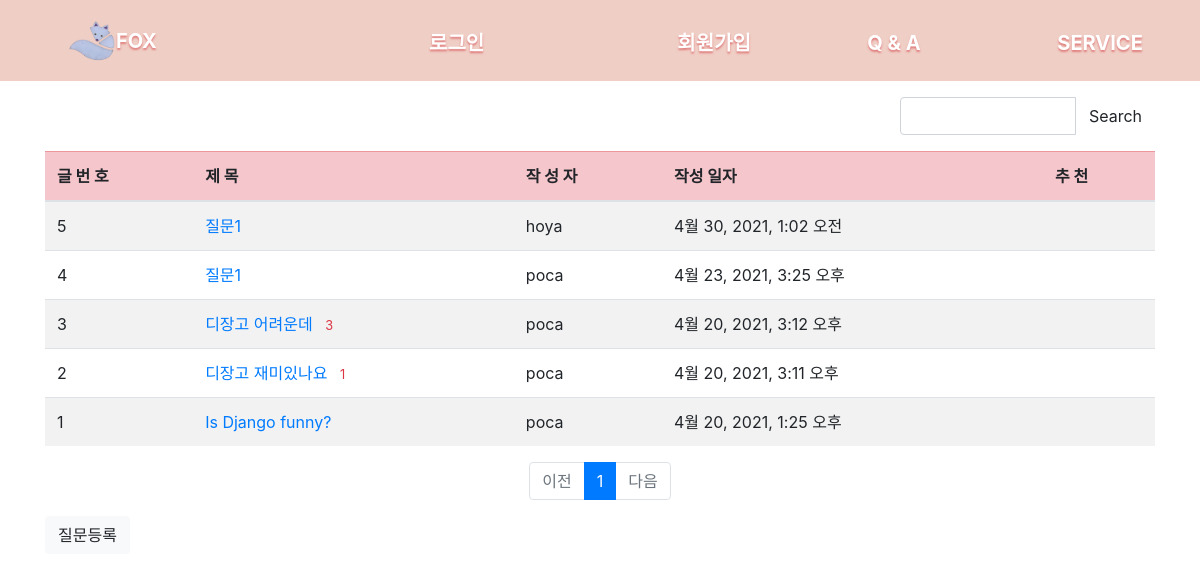
The page /newapp/question/qna/ on the database as committed earlier.
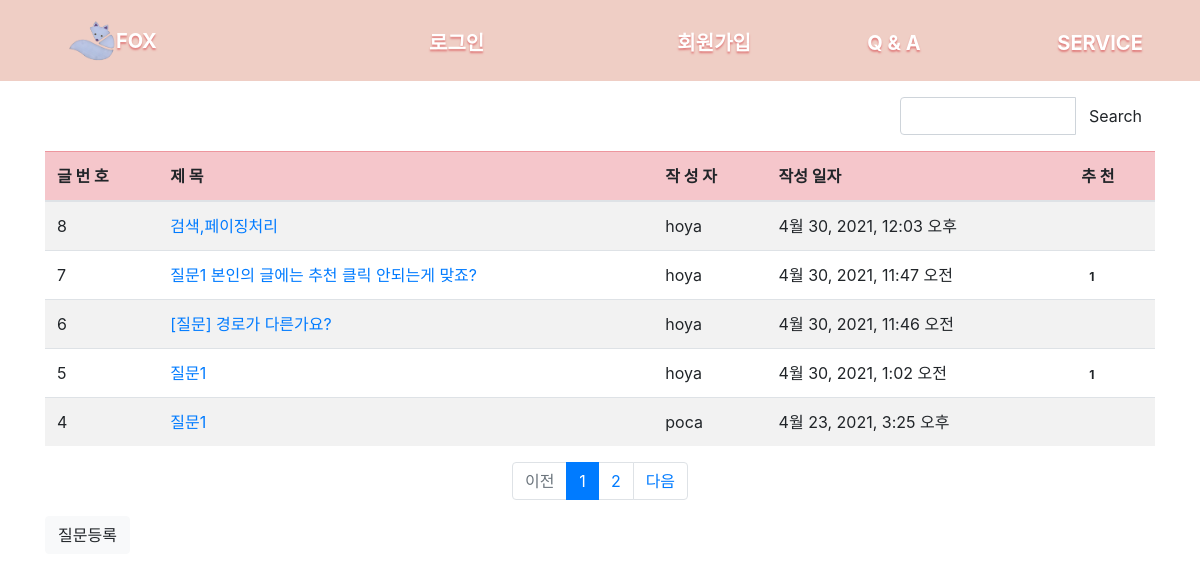
The same page on the database as committed later.
### newapp/models.py (models this page shows, shortened)
class Question(models.Model):
    subject = models.CharField(max_length=100)
    content = models.TextField()
    create_date = models.DateTimeField()
    author = models.ForeignKey(User, on_delete=models.CASCADE, related_name='author_question')
    modify_date = models.DateTimeField(null=True, blank=True)
    voter = models.ManyToManyField(User, related_name='voter_question')

### newapp/views/base_views.py (the view)
# urls.py: path('question/qna/', base_views.qna, name='qna'),
def qna(request):
    page = request.GET.get('page', '1')
    kw = request.GET.get('kw', '')
    question_list = Question.objects.order_by('-create_date')
    if kw:
        question_list = question_list.filter(
            Q(subject__icontains=kw) | Q(content__icontains=kw)
        ).distinct()
    pagenator = Paginator(question_list, 5)
    page1 = pagenator.get_page(page)
    context = {'question_list1': page1,'page':page,'kw':kw}
    return render(request, 'newapp/question_list.html', context)

### newapp/templatetags/newapp_filter.py (called while the page is built)
@register.filter()
def sub(value, arg):
    return value-arg

### template/newapp/question_list.html (shortened to what this page needs)
<!DOCTYPE html>
<html lang="ko">
{% extends 'base.html' %}
{% load newapp_filter %}
{% block content %}
{% load static %}
<link rel ="stylesheet" type="text/css" href="{% static '/bootstrap.min.css' %}" >
<div class="container my-3">
<div class="row justify-content-end my-3">
    <div class="col-3 input-group" >
        <div class="input-group"  >
        <input type="text" class="form-control kw" value="">
            <button class="btn btn-outline" type="button" id="btn_search" >Search</button>
        </div>
    </div>
</div>
  <table class="table table-striped">
    <thead>
      <tr class="table-danger ">
        <th> 글 번 호 </th>
        <th> 제    목 </th>
        <th> 작 성 자 </th>
        <th> 작성 일자 </th>
        <th> 추    천 </th>
      </tr>
    </thead>
    <tbody>
    {% if question_list1  %}
    {% for question in question_list1 %}
     <tr class="table-sussess">
         <td>{{ question_list1.paginator.count|sub:question_list1.start_index|sub:forloop.counter0|add:1 }}</td>
         <td><a href="{% url 'newapp:detail' question.id %}" >{{question.subject}}</a>
         {% if question.answer_set.count > 0 %}
         <span class="text-danger small ml-2">{{ question.answer_set.count }}</span>
         {% endif %}
         </td>
         <td>{{ question.author.username}}</td>
         <td>{{ question.create_date}}</td>
         <td>
             {% if question.voter.all.count %}
             <span class="badge badge-waring px-2 py-1">{{ question.voter.all.count }}</span>
             {% endif %}
         </td>
     </tr>
    {% endfor %}
    {% else %}
     <tr>
        <td colspan="3">질문이 없습니다.</td>
     </tr>
    {% endif %}
   </tbody>
  </table>
    <ul class="pagination justify-content-center">
      {% if question_list1.has_previous %}
      <li class="page-item">
        <a class="page-link" href="#" data-page="{{ question_list1.previous_page_number }}">이전</a>
      </li>
      {% else %}
      <li class="page-item disabled" >
        <a class="page-link" href="#" tabindex="-1" aria-disabled="true" >이전</a>
      </li>
      {% endif %}
      {% for page_number in question_list1.paginator.page_range %}
      {% if page_number >= question_list1.number|add:-2 and page_number <= question_list1.number|add:2 %}
        {%if page_number == question_list1.number %}
          <li class="page-item active" aria-current="page">
              <a class="page-link" href="#" data-page="{{ page_number }}">{{ page_number }}</a>
          </li>
          {% else %}
          <li class="page-item" >
              <a class="page-link" href="#" data-page="{{ page_number }}">{{ page_number }}</a>
          </li>
        {% endif %}
      {% endif %}
      {% endfor %}
      {% if question_list1.has_next %}
      <li class="page-item">
        <a class="page-link" href="#" data-page="{{ question_list1.next_page_number }}">다음</a>
      </li>
      {% else %}
      <li class="page-item disabled" >
        <a class="page-link" href="#" tabindex="-1" aria-disabled="true" >다음</a>
      </li>
      {% endif %}
    </ul>
    <a href="{% url 'newapp:question_create' %}" class="btn btn-light">질문등록</a>
</div>
{% endblock %}

Rows that differ between the two databases and show on the page:
no longer on this page (row unchanged): Question: paginator.count|sub "3", subject "디장고 어려운데", answer_set.count "3", author.username "poca", create_date "4월 20, 2021, 3:12 오후"
no longer on this page (row unchanged): Question: paginator.count|sub "2", subject "디장고 재미있나요", answer_set.count "1", author.username "poca", create_date "4월 20, 2021, 3:11 오후"
no longer on this page (row unchanged): Question: paginator.count|sub "1", subject "Is Django funny?", author.username "poca", create_date "4월 20, 2021, 1:25 오후"
added Question: paginator.count|sub "8", subject "검색,페이징처리", author.username "hoya", create_date "4월 30, 2021, 12:03 오후"
added Question: paginator.count|sub "7", subject "질문1 본인의 글에는 추천 클릭 안되는게 맞죠?", author.username "hoya", create_date "4월 30, 2021, 11:47 오전", voter.all.count "1"
added Question: paginator.count|sub "6", subject "[질문] 경로가 다른가요?", author.username "hoya", create_date "4월 30, 2021, 11:46 오전"
shown differently, row unchanged: Question "4월 30, 2021, 1:02 오전": voter.all.count (not shown) → "1"
Other text that changed with them:
new list line: "2"
